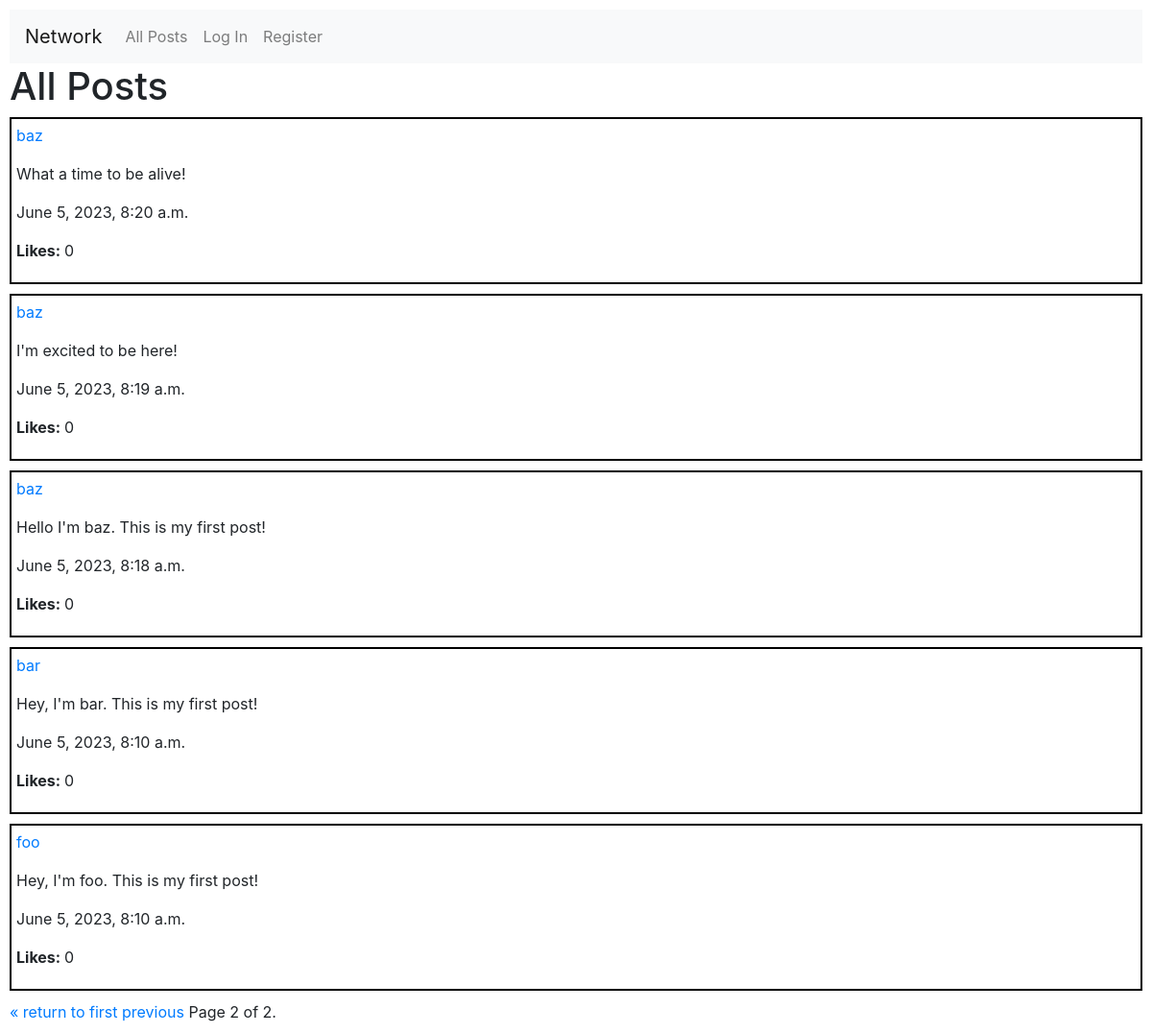
Screenshot of /?page=2 with the database file from the repository.
### network/models.py (models this page shows, shortened)
class Post(models.Model):
    poster = models.ForeignKey(User, on_delete=models.CASCADE)
    content = models.TextField()
    timestamp = models.DateTimeField(auto_now_add=True)
    likes = models.PositiveIntegerField(default=0)
    liked_by = models.ManyToManyField(User, related_name='liked_posts', blank=True)

class User(AbstractUser):
    followers = models.ManyToManyField('self', symmetrical=False, related_name="following")

### network/views.py (the view)
# urls.py: path("", views.index, name="index"),
def index(request):
    posts = Post.objects.all().order_by("-timestamp")
    paginator = Paginator(posts, 10)
    page_number = request.GET.get("page")
    page_obj = paginator.get_page(page_number)
    return render(request, "network/index.html", {
        "posts": posts,
        "page_obj": page_obj
    })

### network/templates/network/index.html (shortened to what this page needs)
{% extends "network/layout.html" %}
{% block body %}
    <h1>All Posts</h1>
    {% for post in page_obj %}
        <div class="post">
            <p><a href="{% url 'profile' post.poster.username %}">{{ post.poster }} </a></p>
            <p id="content{{ post.id }}">{{ post.content }}</p>
            <p>{{ post.timestamp }}</p>
            <p><strong>Likes: </strong><span id="like{{post.id}}">{{ post.likes }}</span>
        </p>
        </div>
    {% endfor %}
    <div class="pagination">
        <span class="step-links">
            {% if page_obj.has_previous %}
                <a href="?page=1">&laquo; return to first</a>
                <a href="?page={{ page_obj.previous_page_number }}">previous</a>
            {% endif %}
            <span class="current">
                Page {{ page_obj.number }} of {{ page_obj.paginator.num_pages }}.
            </span>
        </span>
    </div>
{% endblock %}

### network/static/network/styles.css (style rules this page uses)
body { margin: 10px; }
.post { margin-bottom: 10px; padding: 5px; border: 2px solid black; }

### rows the page displays
Post: poster "baz", content "What a time to be alive!", timestamp "June 5, 2023, 8:20 a.m.", likes "0"
Post: poster "baz", content "I'm excited to be here!", timestamp "June 5, 2023, 8:19 a.m.", likes "0"
Post: poster "baz", content "Hello I'm baz. This is my first post!", timestamp "June 5, 2023, 8:18 a.m.", likes "0"
Post: poster "bar", content "Hey, I'm bar. This is my first post!", timestamp "June 5, 2023, 8:10 a.m.", likes "0"
Post: poster "foo", content "Hey, I'm foo. This is my first post!", timestamp "June 5, 2023, 8:10 a.m.", likes "0"

### other values shown
{{ page_obj.number }} "2"
{{ page_obj.paginator.num_pages }} "2"
